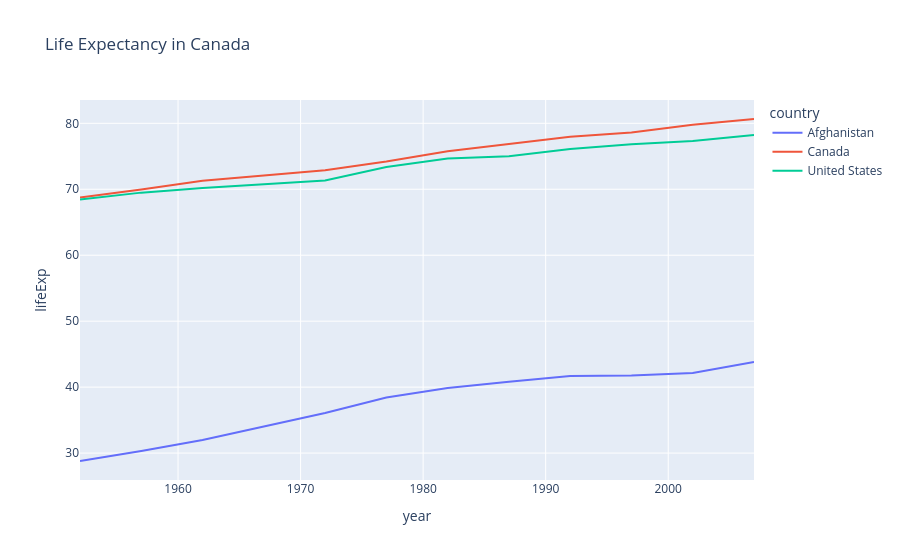

The notebook cell this image was saved under:
### Code cell
fig = px.line(df,x ='year', y='lifeExp',color='country' ,title='Life Expectancy in Canada')
fig.show()

### Figure 1 — Plotly figure (JSON) as saved in the notebook; plotly's stock layout.template omitted (floating-point values rounded to 4 significant figures)
{"data": [{"hovertemplate": "country=Afghanistan<br>year=%{x}<br>lifeExp=%{y}<extra></extra>", "legendgroup": "Afghanistan", "line": {"color": "#636efa", "dash": "solid"}, "marker": {"symbol": "circle"}, "mode": "lines", "name": "Afghanistan", "orientation": "v", "showlegend": true, "type": "scatter", "x": [1952, 1957, 1962, 1967, 1972, 1977, 1982, 1987, 1992, 1997, 2002, 2007], "xaxis": "x", "y": [28.8, 30.33, 32.0, 34.02, 36.09, 38.44, 39.85, 40.82, 41.67, 41.76, 42.13, 43.83], "yaxis": "y"}, {"hovertemplate": "country=Canada<br>year=%{x}<br>lifeExp=%{y}<extra></extra>", "legendgroup": "Canada", "line": {"color": "#EF553B", "dash": "solid"}, "marker": {"symbol": "circle"}, "mode": "lines", "name": "Canada", "orientation": "v", "showlegend": true, "type": "scatter", "x": [1952, 1957, 1962, 1967, 1972, 1977, 1982, 1987, 1992, 1997, 2002, 2007], "xaxis": "x", "y": [68.75, 69.96, 71.3, 72.13, 72.88, 74.21, 75.76, 76.86, 77.95, 78.61, 79.77, 80.65], "yaxis": "y"}, {"hovertemplate": "country=United States<br>year=%{x}<br>lifeExp=%{y}<extra></extra>", "legendgroup": "United States", "line": {"color": "#00cc96", "dash": "solid"}, "marker": {"symbol": "circle"}, "mode": "lines", "name": "United States", "orientation": "v", "showlegend": true, "type": "scatter", "x": [1952, 1957, 1962, 1967, 1972, 1977, 1982, 1987, 1992, 1997, 2002, 2007], "xaxis": "x", "y": [68.44, 69.49, 70.21, 70.76, 71.34, 73.38, 74.65, 75.02, 76.09, 76.81, 77.31, 78.24], "yaxis": "y"}], "layout": {"legend": {"title": {"text": "country"}, "tracegroupgap": 0}, "title": {"text": "Life Expectancy in Canada"}, "xaxis": {"anchor": "y", "domain": [0, 1], "title": {"text": "year"}}, "yaxis": {"anchor": "x", "domain": [0, 1], "title": {"text": "lifeExp"}}}}
